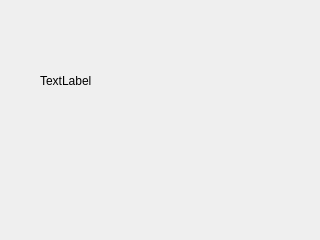
<?xml version="1.0" encoding="UTF-8"?>
<ui version="4.0">
 <class>MyDialog</class>
 <widget class="QDialog" name="MyDialog">
  <property name="geometry">
   <rect>
    <x>0</x>
    <y>0</y>
    <width>320</width>
    <height>240</height>
   </rect>
  </property>
  <property name="windowTitle">
   <string>Dialog</string>
  </property>
  <widget class="QLabel" name="label">
   <property name="geometry">
    <rect>
     <x>40</x>
     <y>40</y>
     <width>221</width>
     <height>81</height>
    </rect>
   </property>
   <property name="text">
    <string>TextLabel</string>
   </property>
  </widget>
 </widget>
 <resources/>
 <connections/>
</ui>
